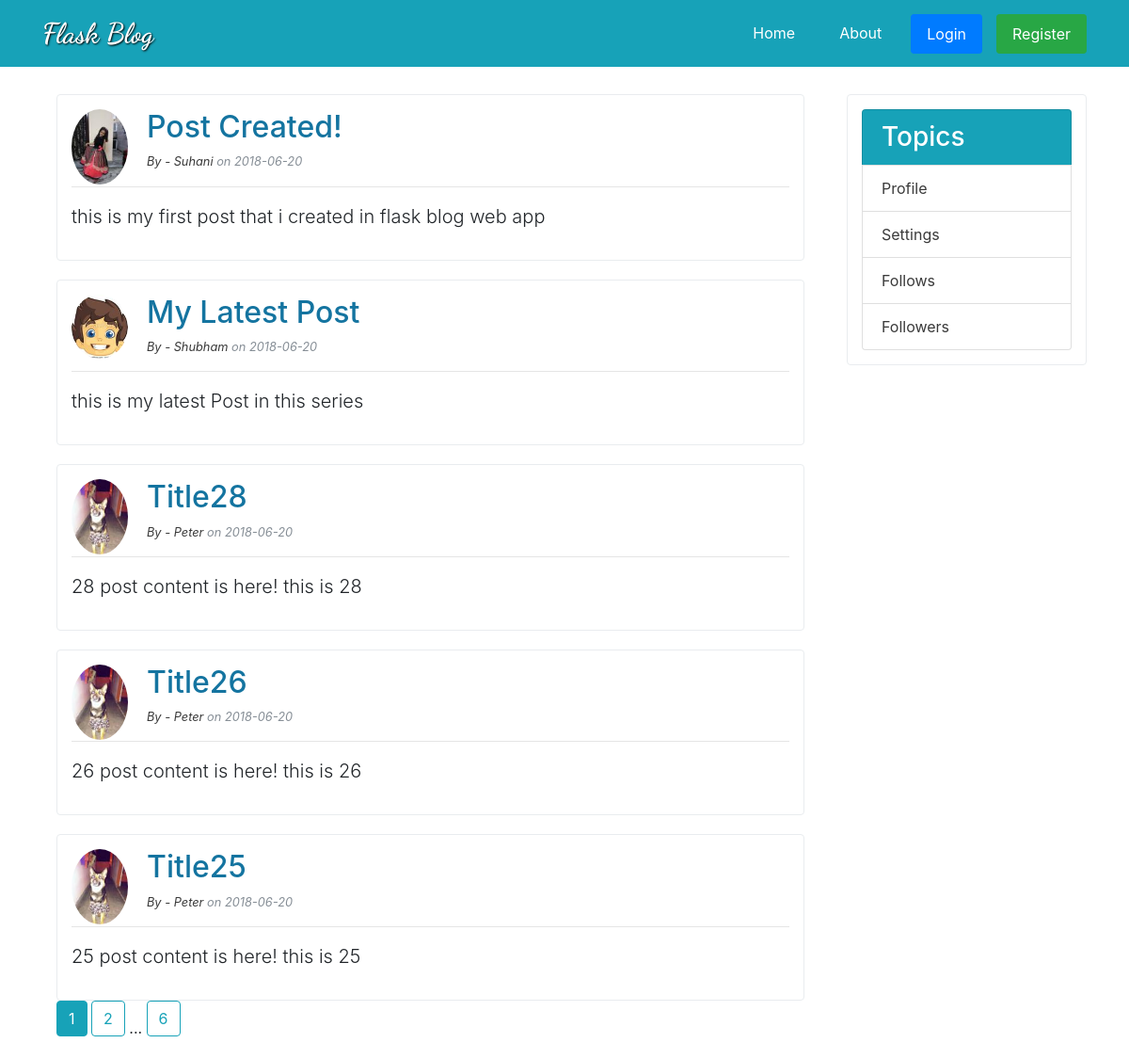
The page /home on the database its author committed.
### flaskblog/models.py (models this page shows, shortened)
class Post(db.Model):
	id = db.Column(db.Integer, primary_key=True)
	title = db.Column(db.String(100), nullable=False)
	date_posted = db.Column(db.DateTime, nullable=False, default=datetime.utcnow)
	content = db.Column(db.Text, nullable=False)
	user_id = db.Column(db.Integer, db.ForeignKey('user.id'), nullable=False)

class User(db.Model, UserMixin):
	id = db.Column(db.Integer, primary_key=True)
	username = db.Column(db.String(20), unique=True, nullable=False)
	email = db.Column(db.String(120), unique=True, nullable=False)
	image_file = db.Column(db.String(20), default='default.jpg', nullable=False)
	password = db.Column(db.String(60), nullable=False)
	posts = db.relationship('Post', backref='author', lazy=True)

### flaskblog/routes.py (the view)
@app.route("/")
@app.route("/home")
def home():
	page = request.args.get('page', 1, type=int)
	posts = Post.query.order_by(Post.date_posted.desc()).paginate(per_page=5, page=page)
	return render_template('home.html', posts=posts)

### flaskblog/templates/home.html
{% extends "layout.html" %}
{% block content %}
    <div class="container">
        {% for post in posts.items %}
        <div class="fluid-container border rounded content">
                <img class="rounded-circle postpic clearfix" src="{{url_for('static', filename='propic/'+post.author.image_file)}}" alt="">
                <h2><a class="title" href="{{ url_for('post', post_id = post.id) }}">{{post.title}}</a></h2>
                <p class="font-italic text-muted small"> <a href="{{ url_for('userpost', username=post.author.username) }}">By - {{post.author.username}} </a>on {{post.date_posted.strftime('%Y-%m-%d') }}</p>
                <hr>
                <p class="lead">{{post.content}}</p>
            </div>
        {% endfor %}
        {% for page_num in posts.iter_pages(left_edge=1, right_edge=1, left_current=1, right_current=2) %}
            {% if page_num %}
                {% if posts.page == page_num %}
                    <a class="btn btn-info mb-4 " href="{{ url_for('home', page=page_num) }}">{{ page_num }}</a>
                {% else %}
                    <a class="btn btn-outline-info mb-4 " href="{{ url_for('home', page=page_num) }}">{{ page_num }}</a>
                {% endif %}
            {% else %}
                ...
            {% endif %}
        {% endfor %}
    </div>
{% endblock content %}

### flaskblog/templates/layout.html (shortened to what this page needs)
<!DOCTYPE html>
<html lang="en">
<head>
	<link rel="stylesheet" href="{{ url_for('static',filename = 'bootstrap.css')}}">
	<link rel="stylesheet" href="{{ url_for('static',filename = 'main.css')}}">
</head>
<body>
	<nav class="navbar navbar-light bg-info fixed-top">
        <div class="container">
            <a href="{{url_for('home')}}" style="color:#ffffff; text-shadow: 1px 1px 2px black;" class="navbar-brand">Flask Blog</a>
             <ul class="nav">
                <li class="nav-item "><a class="nav-link" href="{{url_for('home')}}">Home</a></li>
                <li class="nav-item "><a class="nav-link" href="{{url_for('about')}}">About</a></li>
				{% if current_user.is_authenticated %}
					<li class="nav-item "><a class="nav-link  " href="{{url_for('newpost')}}">New Post</a></li>
					<li class="nav-item "><a class="nav-link  " href="{{url_for('account')}}">Account</a></li>
					<li class="nav-item "><a class="nav-link  " href="{{url_for('logout')}}">Logout</a></li>
				{% else %}
					<li class="nav-item "><a class="nav-link btn btn-sm btn-primary " href="{{url_for('login')}}">Login</a></li>
					<li class="nav-item "><a class="nav-link btn btn-success btn-sm " href="{{url_for('register')}}">Register</a></li>
				{% endif %}
            </ul>
        </div>
    </nav>
	<div style="height: 80px;"> </div>
	<div class="container">
		<div class="row">
			<div class="col-md-9 col-sm-8 col-xs-12">
				{% block content %}{% endblock%}
			</div>
			<div class="col-md-3 col-sm-4 col-xs-12 sidebar">
				<div class="border rounded sidebar">
                    <ul class="list-group">
                        <h3 class="list-group-item bg-info text-white">Topics</h3>
                        <li class="list-group-item"><a href="#">Profile</a></li>
                        <li class="list-group-item"><a href="#">Settings</a></li>
                        <li class="list-group-item"><a href="#">Follows</a></li>
                        <li class="list-group-item"><a href="#">Followers</a></li>
                    </ul>
                </div>
			</div>
	</div>
</body>
</html>

### flaskblog/static/main.css (style rules this page uses)
nav { background-color: rgb(219, 238, 255); margin-bottom: 15px; }
.navbar-brand { font-family:'Dancing Script', cursive; font-size: 30px; font-weight: 900; }
.nav-link { color: rgb(255, 255, 255); font-size: 16px; margin-left:15px; }
a { color:rgb(58, 58, 58); }
.title { color: rgb(20, 116, 160); padding: 10px; padding-left: 0; }
.content { margin-top: 20px; }
.sidebar { margin-top: 10px; }
.border { padding: 15px; transition: all 0.3s ease-in-out; }
.postpic { float: left; margin-right: 20px; width: 60px; }

### rows shown on the page
Post: image_file (picture), title "Post Created!", author.username "Suhani", date_posted "2018-06-20", content "this is my first post that i created in flask blog web app"
Post: image_file (picture), title "My Latest Post", author.username "Shubham", date_posted "2018-06-20", content "this is my latest Post in this series"
Post: image_file (picture), title "Title28", author.username "Peter", date_posted "2018-06-20", content "28 post content is here! this is 28"
Post: image_file (picture), title "Title26", author.username "Peter", date_posted "2018-06-20", content "26 post content is here! this is 26"
Post: image_file (picture), title "Title25", author.username "Peter", date_posted "2018-06-20", content "25 post content is here! this is 25"

### other values the page prints
{{ page_num }} "1"
{{ page_num }} "2" "6"
